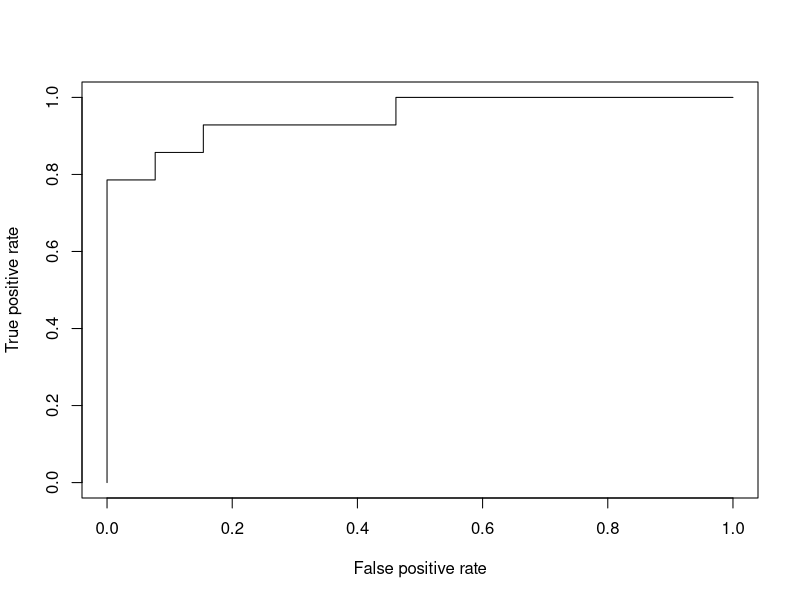

This figure's R source:
## ---- chunk 1
cryo<-read.csv('data/Cryotherapy.csv')
cryo$sex<-factor(cryo$sex,labels=c("Mujer","Hombre"))
cryo$Type<-factor(cryo$Type,labels=c("Común","Plantar","Ambas"))
cryo$Result_of_Treatment<-factor(cryo$Result_of_Treatment,labels=c("No","Si"))
summary(cryo)
## ---- chunk 2
set.seed(0)
num_train=round(0.7*nrow(cryo))
train_ind<-sample(1:nrow(cryo),size = num_train)

cryo.train=cryo[train_ind,]
cryo.test =cryo[-train_ind,]
summary(cryo.train)
summary(cryo.test)
## ---- chunk 3
model<-glm(data=cryo.train,formula=Result_of_Treatment~.,family=binomial())
## ---- chunk 4
library(ROCR)
options(repr.plot.height=4,repr.plot.width=6)


p<-predict(model,cryo.test,type="response")

pr <- prediction(p, cryo.test$Result_of_Treatment)
prf <- performance(pr, measure = "tpr", x.measure = "fpr")
plot(prf)
## ---- chunk 5
prf_auc=performance(pr, measure = "auc")
paste("The AUC is",prf_auc@y.values[[1]])
